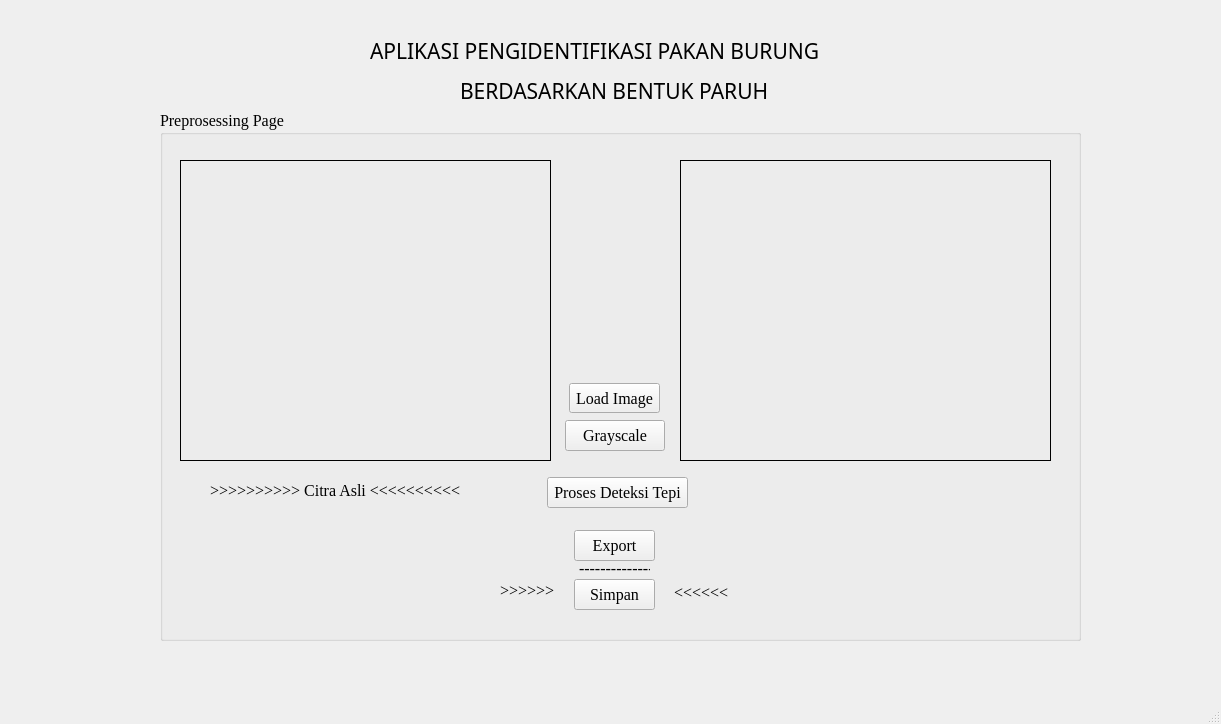
<?xml version="1.0" encoding="UTF-8"?>
<ui version="4.0">
 <class>MainWindow</class>
 <widget class="QMainWindow" name="MainWindow">
  <property name="geometry">
   <rect>
    <x>0</x>
    <y>0</y>
    <width>1221</width>
    <height>724</height>
   </rect>
  </property>
  <property name="windowTitle">
   <string>MainWindow</string>
  </property>
  <widget class="QWidget" name="centralwidget">
   <widget class="QGroupBox" name="groupBox">
    <property name="geometry">
     <rect>
      <x>160</x>
      <y>110</y>
      <width>921</width>
      <height>531</height>
     </rect>
    </property>
    <property name="font">
     <font>
      <family>Times New Roman</family>
      <pointsize>12</pointsize>
     </font>
    </property>
    <property name="title">
     <string>Preprosessing Page </string>
    </property>
    <widget class="QPushButton" name="loadButton">
     <property name="geometry">
      <rect>
       <x>409</x>
       <y>273</y>
       <width>91</width>
       <height>30</height>
      </rect>
     </property>
     <property name="text">
      <string>Load Image</string>
     </property>
    </widget>
    <widget class="QPushButton" name="saveButton">
     <property name="geometry">
      <rect>
       <x>414</x>
       <y>469</y>
       <width>81</width>
       <height>31</height>
      </rect>
     </property>
     <property name="text">
      <string>Simpan</string>
     </property>
    </widget>
    <widget class="QLabel" name="imgLabel">
     <property name="geometry">
      <rect>
       <x>20</x>
       <y>50</y>
       <width>371</width>
       <height>301</height>
      </rect>
     </property>
     <property name="frameShape">
      <enum>QFrame::Box</enum>
     </property>
     <property name="text">
      <string/>
     </property>
    </widget>
    <widget class="QLabel" name="imgLabel_2">
     <property name="geometry">
      <rect>
       <x>520</x>
       <y>50</y>
       <width>371</width>
       <height>301</height>
      </rect>
     </property>
     <property name="frameShape">
      <enum>QFrame::Box</enum>
     </property>
     <property name="text">
      <string/>
     </property>
    </widget>
    <widget class="QPushButton" name="grayscaleButton">
     <property name="geometry">
      <rect>
       <x>405</x>
       <y>310</y>
       <width>100</width>
       <height>31</height>
      </rect>
     </property>
     <property name="text">
      <string>Grayscale</string>
     </property>
    </widget>
    <widget class="QPushButton" name="prosesButton">
     <property name="geometry">
      <rect>
       <x>387</x>
       <y>367</y>
       <width>141</width>
       <height>31</height>
      </rect>
     </property>
     <property name="text">
      <string>Proses Deteksi Tepi</string>
     </property>
    </widget>
    <widget class="QPushButton" name="exportButton">
     <property name="geometry">
      <rect>
       <x>414</x>
       <y>420</y>
       <width>81</width>
       <height>31</height>
      </rect>
     </property>
     <property name="text">
      <string>Export</string>
     </property>
    </widget>
    <widget class="QLabel" name="label_2">
     <property name="geometry">
      <rect>
       <x>266</x>
       <y>390</y>
       <width>101</width>
       <height>31</height>
      </rect>
     </property>
     <property name="text">
      <string/>
     </property>
    </widget>
    <widget class="QLabel" name="label_5">
     <property name="geometry">
      <rect>
       <x>340</x>
       <y>470</y>
       <width>61</width>
       <height>20</height>
      </rect>
     </property>
     <property name="text">
      <string>&gt;&gt;&gt;&gt;&gt;&gt;</string>
     </property>
    </widget>
    <widget class="QLabel" name="label_6">
     <property name="geometry">
      <rect>
       <x>514</x>
       <y>473</y>
       <width>61</width>
       <height>16</height>
      </rect>
     </property>
     <property name="text">
      <string>&lt;&lt;&lt;&lt;&lt;&lt;</string>
     </property>
    </widget>
    <widget class="QLabel" name="label_7">
     <property name="geometry">
      <rect>
       <x>50</x>
       <y>360</y>
       <width>271</width>
       <height>41</height>
      </rect>
     </property>
     <property name="text">
      <string>&gt;&gt;&gt;&gt;&gt;&gt;&gt;&gt;&gt;&gt;    Citra Asli    &lt;&lt;&lt;&lt;&lt;&lt;&lt;&lt;&lt;&lt;</string>
     </property>
    </widget>
    <widget class="QLabel" name="label_8">
     <property name="geometry">
      <rect>
       <x>419</x>
       <y>443</y>
       <width>71</width>
       <height>30</height>
      </rect>
     </property>
     <property name="text">
      <string>----------------</string>
     </property>
    </widget>
   </widget>
   <widget class="QLabel" name="label">
    <property name="geometry">
     <rect>
      <x>370</x>
      <y>25</y>
      <width>501</width>
      <height>51</height>
     </rect>
    </property>
    <property name="font">
     <font>
      <family>OCR A Extended</family>
      <pointsize>16</pointsize>
     </font>
    </property>
    <property name="text">
     <string>APLIKASI PENGIDENTIFIKASI PAKAN BURUNG</string>
    </property>
   </widget>
   <widget class="QLabel" name="label_4">
    <property name="geometry">
     <rect>
      <x>460</x>
      <y>65</y>
      <width>311</width>
      <height>51</height>
     </rect>
    </property>
    <property name="font">
     <font>
      <family>OCR A Extended</family>
      <pointsize>16</pointsize>
     </font>
    </property>
    <property name="text">
     <string>BERDASARKAN BENTUK PARUH</string>
    </property>
   </widget>
  </widget>
  <widget class="QMenuBar" name="menubar">
   <property name="geometry">
    <rect>
     <x>0</x>
     <y>0</y>
     <width>1221</width>
     <height>21</height>
    </rect>
   </property>
  </widget>
  <widget class="QStatusBar" name="statusbar"/>
  <action name="actionBrigthness">
   <property name="text">
    <string>Brigthness</string>
   </property>
  </action>
  <action name="actionBrightness">
   <property name="text">
    <string>Brightness</string>
   </property>
  </action>
  <action name="actionA">
   <property name="text">
    <string>a</string>
   </property>
  </action>
  <action name="actionGreyscale_2">
   <property name="text">
    <string>greyscale</string>
   </property>
  </action>
  <action name="actionBrightness_2">
   <property name="text">
    <string>brightness</string>
   </property>
  </action>
  <action name="actionContrast">
   <property name="text">
    <string>contrast</string>
   </property>
  </action>
  <action name="actionContrast_Stretching">
   <property name="text">
    <string>contrast stretching</string>
   </property>
  </action>
  <action name="actionhjkjg">
   <property name="text">
    <string>hjkjg</string>
   </property>
  </action>
  <action name="actionNegative_Image">
   <property name="text">
    <string>negative image</string>
   </property>
  </action>
  <action name="actionBiner_Image">
   <property name="text">
    <string>biner image</string>
   </property>
  </action>
  <action name="actionGrey_Histogram">
   <property name="text">
    <string>greyscale</string>
   </property>
  </action>
  <action name="actionRGB_Histogram">
   <property name="text">
    <string>RGB</string>
   </property>
  </action>
  <action name="actionEqual_Histogram">
   <property name="text">
    <string>equalization</string>
   </property>
  </action>
  <action name="actionTranslasi">
   <property name="text">
    <string>translasi</string>
   </property>
  </action>
  <action name="action45Derajat_1">
   <property name="text">
    <string>-45</string>
   </property>
  </action>
  <action name="action45Derajat_2">
   <property name="text">
    <string>45</string>
   </property>
  </action>
  <action name="action90Derajat_1">
   <property name="text">
    <string>-90</string>
   </property>
  </action>
  <action name="action90Derajat_2">
   <property name="text">
    <string>90</string>
   </property>
  </action>
  <action name="action180Derajat_1">
   <property name="text">
    <string>180</string>
   </property>
  </action>
  <action name="actionZoom_In">
   <property name="text">
    <string>zoom in</string>
   </property>
  </action>
  <action name="actionZoom_Out">
   <property name="text">
    <string>zoom out</string>
   </property>
  </action>
  <action name="actionSkewed_Image">
   <property name="text">
    <string>skewed image</string>
   </property>
  </action>
  <action name="actionCrop">
   <property name="text">
    <string>crop</string>
   </property>
  </action>
  <action name="actionAritmatika">
   <property name="text">
    <string>aritmatika</string>
   </property>
  </action>
  <action name="actionTranspose">
   <property name="text">
    <string>transpose</string>
   </property>
  </action>
  <action name="actionadd">
   <property name="text">
    <string>add</string>
   </property>
  </action>
  <action name="actionsub">
   <property name="text">
    <string>sub</string>
   </property>
  </action>
  <action name="actionmul">
   <property name="text">
    <string>mul</string>
   </property>
  </action>
  <action name="actiondiv">
   <property name="text">
    <string>div</string>
   </property>
  </action>
  <action name="actionor">
   <property name="text">
    <string>or</string>
   </property>
  </action>
  <action name="actionand">
   <property name="text">
    <string>and</string>
   </property>
  </action>
  <action name="actionxor">
   <property name="text">
    <string>xor</string>
   </property>
  </action>
  <action name="actionFilter">
   <property name="text">
    <string>filter</string>
   </property>
  </action>
  <action name="actionMeanFilter">
   <property name="text">
    <string>meanfilter</string>
   </property>
  </action>
  <action name="actionSharpeningFilter">
   <property name="text">
    <string>sharpeningfilter</string>
   </property>
  </action>
  <action name="actionMedianFilter">
   <property name="text">
    <string>medianfilter</string>
   </property>
  </action>
  <action name="actionaussianfilter">
   <property name="text">
    <string>gaussianfilter</string>
   </property>
  </action>
  <action name="actionGaussianFilter">
   <property name="text">
    <string>gaussianfilter</string>
   </property>
  </action>
  <action name="actionMaxFilter">
   <property name="text">
    <string>maxfilter</string>
   </property>
  </action>
  <action name="actionMinFilter">
   <property name="text">
    <string>minfilter</string>
   </property>
  </action>
  <action name="actionSobel">
   <property name="text">
    <string>sobel</string>
   </property>
  </action>
  <action name="actionCenny">
   <property name="text">
    <string>cenny</string>
   </property>
  </action>
  <action name="actionDeteksi">
   <property name="text">
    <string>Deteksi</string>
   </property>
  </action>
  <action name="actionDeteksi_Rotasi">
   <property name="text">
    <string>Deteksi Rotasi</string>
   </property>
  </action>
  <action name="actionSegmentasi">
   <property name="text">
    <string>segmentasi</string>
   </property>
  </action>
  <action name="actionGaussianFilter_2">
   <property name="text">
    <string>Gaussian Filter</string>
   </property>
  </action>
  <action name="actionSharpeningFilter_2">
   <property name="text">
    <string>Sharpening</string>
   </property>
  </action>
  <action name="actionGreyscale">
   <property name="text">
    <string>Greyscale</string>
   </property>
  </action>
  <action name="actionBinerImage">
   <property name="text">
    <string>Biner</string>
   </property>
  </action>
  <action name="actionCroping">
   <property name="text">
    <string>Croping</string>
   </property>
  </action>
  <action name="actionPreprosessing">
   <property name="text">
    <string>Preprosessing</string>
   </property>
  </action>
 </widget>
 <resources/>
 <connections/>
</ui>
